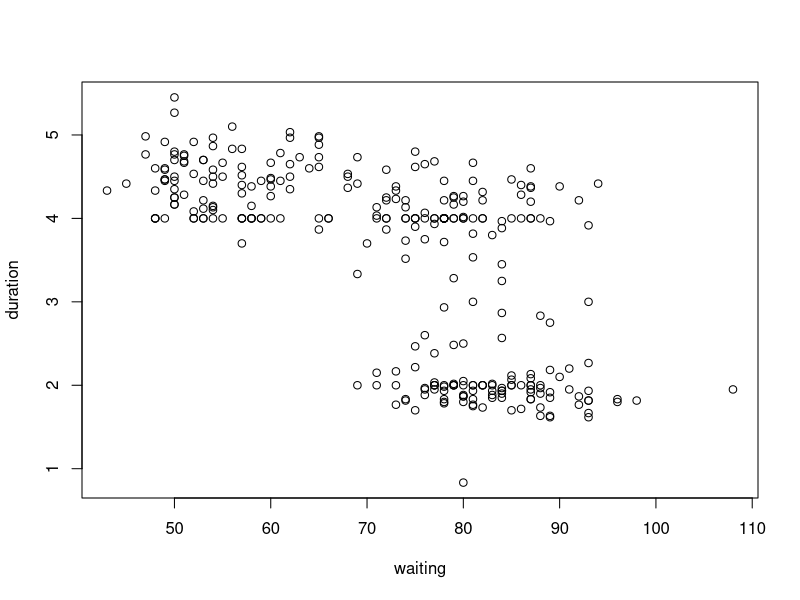
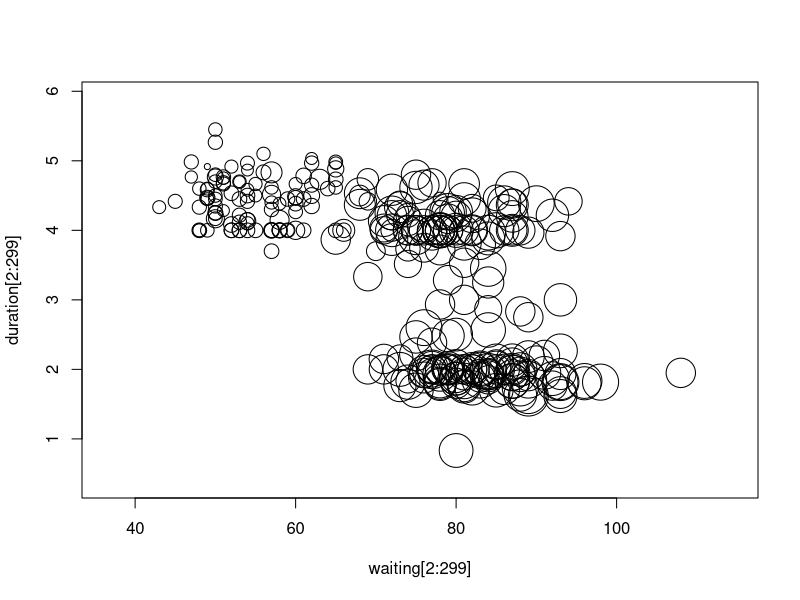
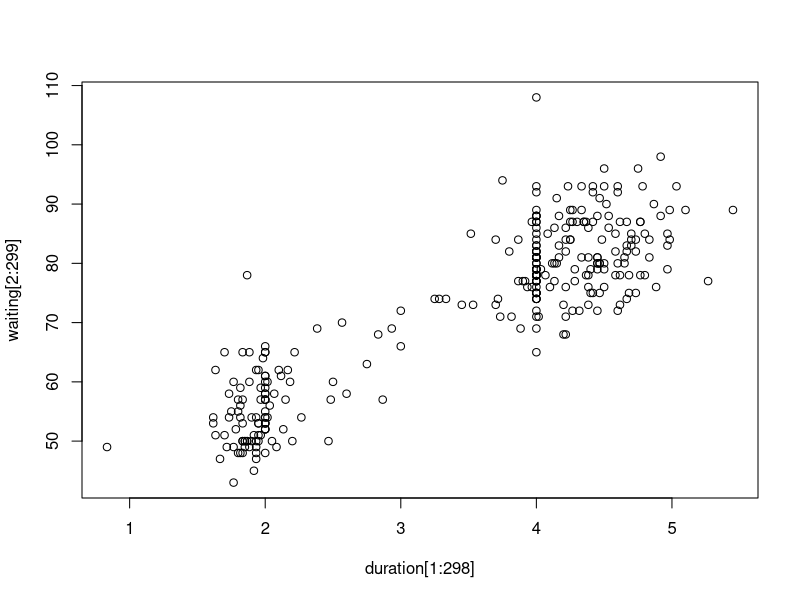
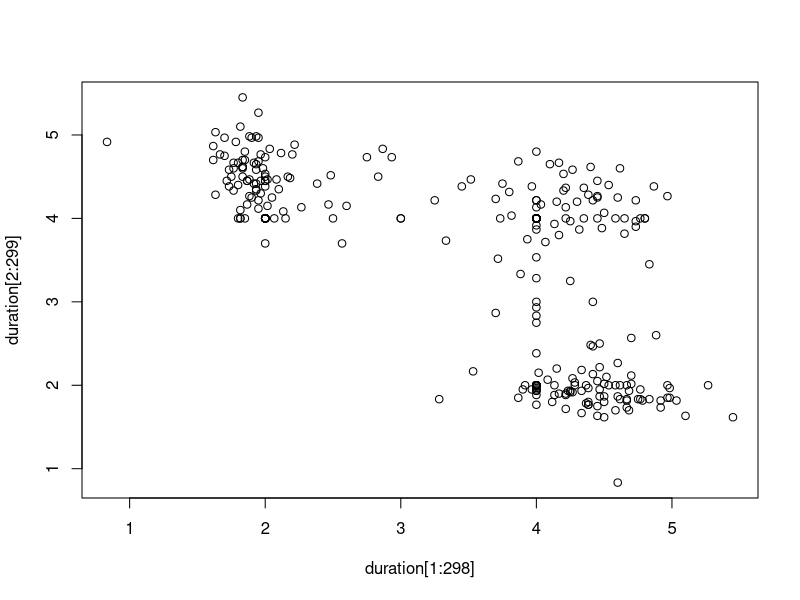

These charts were generated, in order, by the following R code:
# scatterplots for geyser data

library(MASS)
data(geyser)
attach(geyser)
plot(duration~waiting)
x11()
symbols(duration[2:299]~waiting[2:299], circles=duration[1:298], inches=0.2)
x11()
plot(waiting[2:299] ~ duration[1:298])
x11()
plot(duration[2:299] ~ duration[1:298])

# end